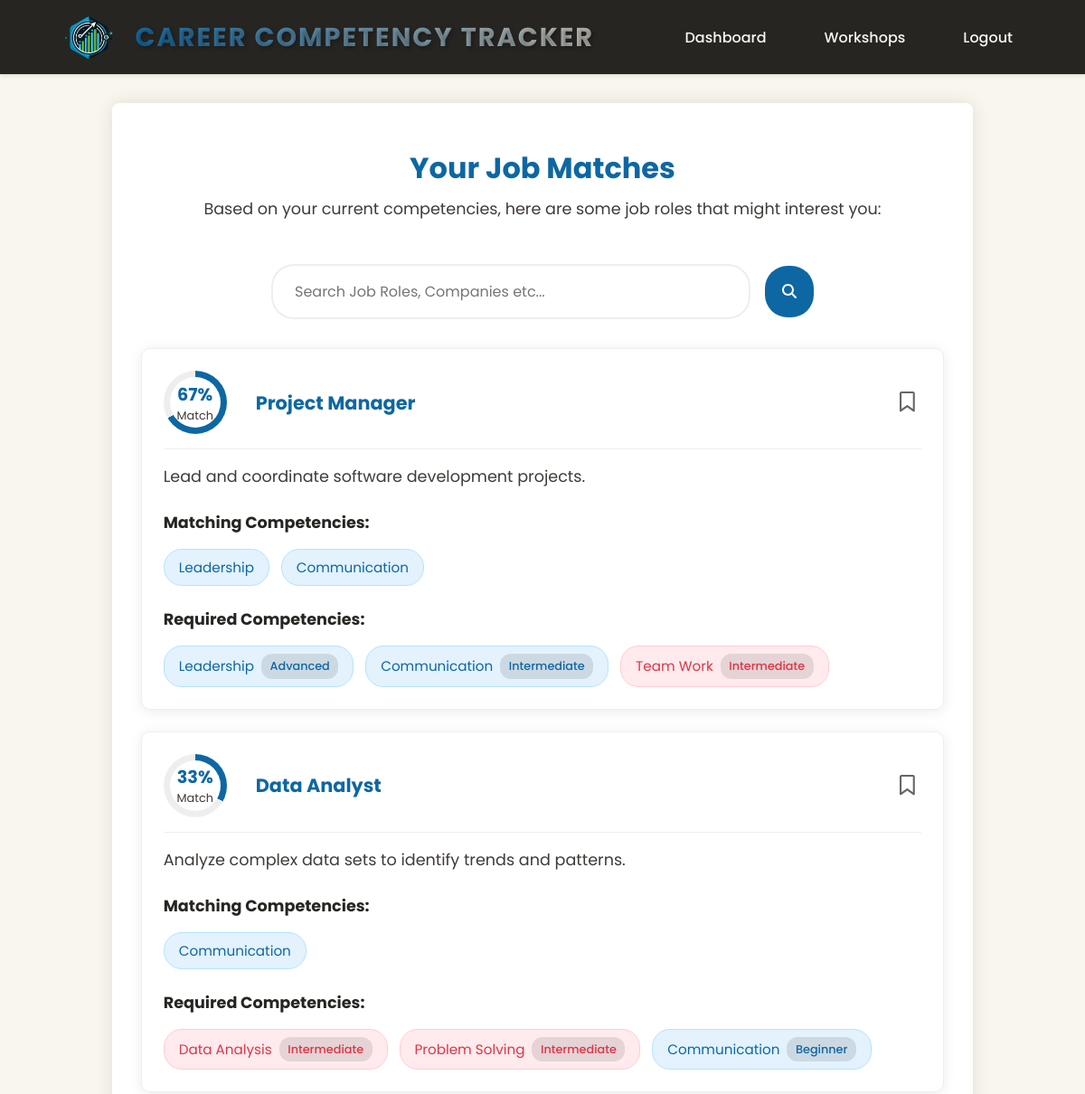
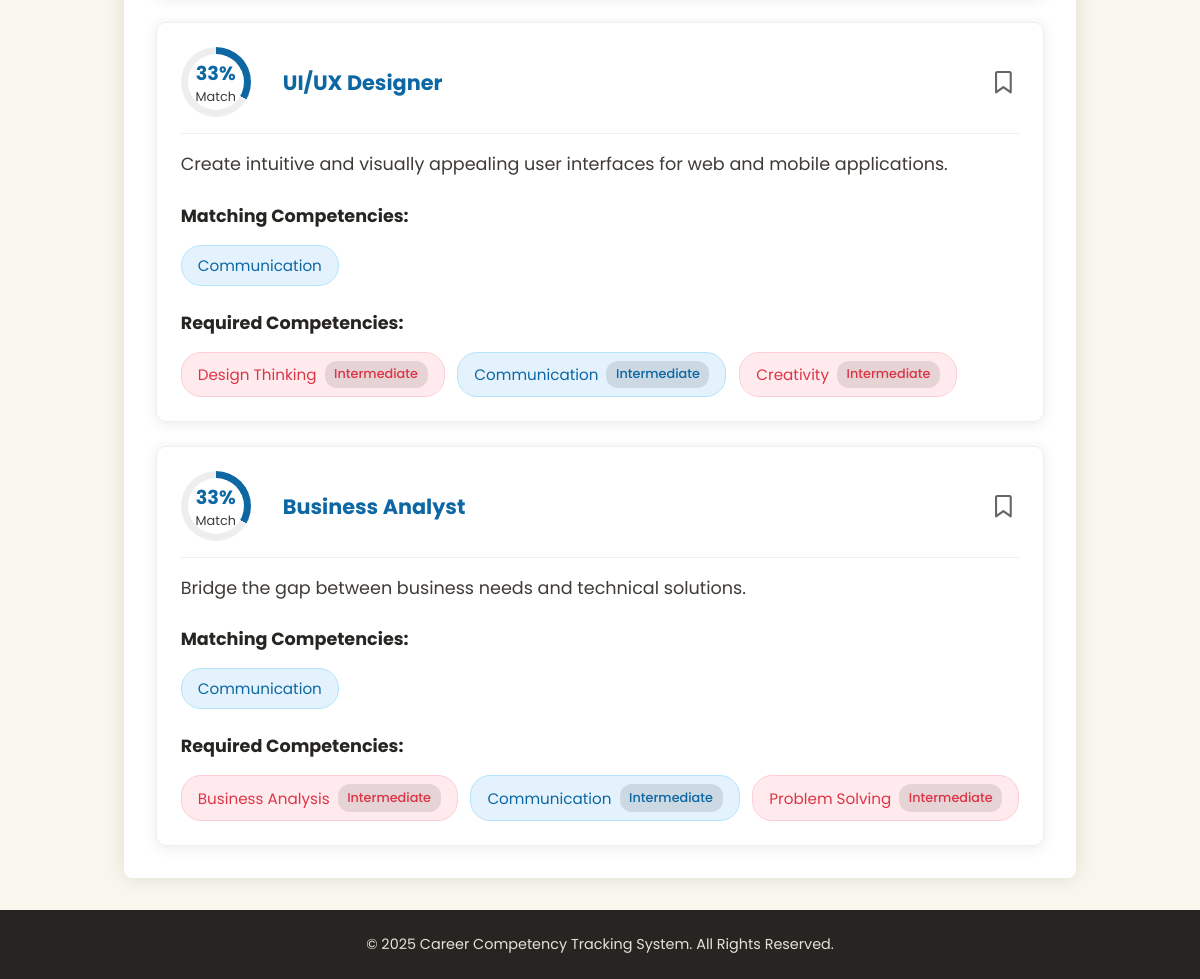
/job-matches (signed in), run on the app's committed database (2 pictures, top to bottom).
### App/models/job_roles.py (models this page shows)
class JobRole(db.Model):
    __tablename__ = 'job_roles'
    jobID = db.Column(db.Integer, primary_key=True)
    jobTitle = db.Column(db.String(100), nullable=False)
    jobDescription = db.Column(db.String(500))
    requiredRank = db.Column(db.Integer, default=1)
    dateAdded = db.Column(db.DateTime, default=datetime.utcnow)
    isActive = db.Column(db.Boolean, default=True)
    competencies = db.relationship('JobCompetency', backref='job_role', lazy=True, cascade='all, delete-orphan')
    def get_required_competencies(self):
        return [(jc.competency.name, jc.requiredRank) for jc in self.competencies if jc.competency]
    def calculate_match_score(self, student_competencies):
        if not student_competencies:
            return 0
        total_matches = 0
        required_competencies = self.get_required_competencies()
        for comp_name, required_rank in required_competencies:
            if comp_name in student_competencies:
                student_rank = student_competencies[comp_name].get('rank', 0)
                if student_rank >= required_rank:
                    total_matches += 1
        if not required_competencies:
            return 0
        return (total_matches / len(required_competencies)) * 100
    @staticmethod
    def get_matching_jobs(student):
        all_jobs = JobRole.query.filter_by(isActive=True).all()
        job_matches = []
        for job in all_jobs:
            match_score = job.calculate_match_score(student.competencies)
            if match_score > 0:  # Only include jobs with some match
                job_matches.append({
                    'job': job,
                    'score': match_score,
                    'matching_competencies': [
                        comp for comp, rank in job.get_required_competencies()
                        if comp in student.competencies and
                        student.competencies[comp].get('rank', 0) >= rank
                    ]
                })
        return sorted(job_matches, key=lambda x: x['score'], reverse=True)

### App/models/competency.py (models this page shows, shortened)
class Competency(db.Model):
    __tablename__ = 'competencies'
    id = db.Column(db.Integer, primary_key=True)
    name = db.Column(db.String(100), nullable=False)
    description = db.Column(db.String(500))
    created_at = db.Column(db.DateTime, default=datetime.utcnow)
    student_competencies = db.relationship('StudentCompetency', back_populates='competency', lazy=True, cascade='all, delete-orphan')

### App/views/dashboard.py (the view)
@dashboard_views.route('/job-matches')
@login_required
def job_matches():
    if current_user.user_type != 'student':
        flash('Only students can view job matches.', 'error')
        return redirect(url_for('dashboard_views.dashboard'))
    try:
        create_sample_jobs()
        student = Student.get_by_id(current_user.id)
        if not student:
            flash('Student account not found.', 'error')
            return redirect(url_for('dashboard_views.dashboard'))
        job_matches = JobRole.get_matching_jobs(student)
        return render_template('Html/jobMatches.html',
                             job_matches=job_matches,
                             user=student)
    except Exception as e:
        print(f"Error loading job matches: {e}")
        import traceback
        traceback.print_exc()
        flash('Error loading job matches.', 'error')
        return redirect(url_for('dashboard_views.dashboard'))

### App/models/student.py (called while the page is built, shortened)
    @property
    def competencies(self):
        return self._competencies

    @classmethod
    def get_by_id(cls, id):
        return cls.query.get(id)

### App/templates/Html/jobMatches.html (shortened to what this page needs)
<!DOCTYPE html>
<html lang="en">
<head>
    <link rel="stylesheet" href="{{ url_for('static', filename='Css/jobMatches.css') }}">
</head>
<body>
    <header>
        <div class="logo">
            <img src="{{ url_for('static', filename='Images/logo.png') }}" alt="Logo">
            <h1>Career Competency Tracker</h1>
        </div>
        <nav>
            <ul>
                <li><a href="{{ url_for('dashboard_views.dashboard') }}">Dashboard</a></li>
                <li><a href="{{ url_for('dashboard_views.workshops') }}">Workshops</a></li>
                <li><a href="{{ url_for('auth_views.logout_action') }}">Logout</a></li>
            </ul>
        </nav>
    </header>
    <main class="content">
        <section class="page-header">
            <h2>Your Job Matches</h2>
            <p>Based on your current competencies, here are some job roles that might interest you:</p>
        </section>
        <section class="search-section">
            <div class="search-container">
                <input type="text" id="searchBar" class="search-bar" placeholder="Search Job Roles, Companies etc...">
                <button class="search-button"><i class="fas fa-search"></i></button>
            </div>
        </section>
        <section class="jobs-section">
            {% if job_matches %}
                {% for match in job_matches %}
                    <div class="job-card" data-bookmarked="false">
                        <div class="job-header">
                            <div class="match-score">
                                <div class="score-circle" style="--score: {{ match.score }}">
                                    <span>{{ "%.0f"|format(match.score) }}%</span>
                                    <small>Match</small>
                                </div>
                            </div>
                            <span class="job-title">{{ match.job.jobTitle }}</span>
                            <button class="bookmark" onclick="toggleBookmark(this)"><i class="far fa-bookmark"></i></button>
                        </div>
                        <div class="job-content">
                            <p class="job-description">{{ match.job.jobDescription }}</p>
                            <div class="matching-competencies">
                                <h4>Matching Competencies:</h4>
                                <div class="competency-tags">
                                    {% for comp in match.matching_competencies %}
                                        <span class="competency-tag matched">{{ comp }}</span>
                                    {% endfor %}
                                </div>
                            </div>
                            <div class="required-competencies">
                                <h4>Required Competencies:</h4>
                                <div class="competency-tags">
                                    {% for comp, rank in match.job.get_required_competencies() %}
                                        <span class="competency-tag {% if comp in match.matching_competencies %}matched{% else %}unmatched{% endif %}">
                                            {{ comp }}
                                            <span class="rank-badge">
                                                {{ ['Beginner', 'Intermediate', 'Advanced'][rank-1] }}
                                            </span>
                                        </span>
                                    {% endfor %}
                                </div>
                            </div>
                        </div>
                    </div>
                {% endfor %}
            {% else %}
                <div class="no-matches">
                    <i class="fas fa-briefcase"></i>
                    <p>No job matches found. Keep building your competencies!</p>
                </div>
            {% endif %}
        </section>
    </main>
    <footer>
        <p>&copy; 2025 Career Competency Tracking System. All Rights Reserved.</p>
    </footer>
</body>
</html>

### data on the page
JobRole: job.jobTitle "Project Manager", job.jobDescription "Lead and coordinate software development projects."
Competency: name "Leadership", value "Advanced"
Competency: name "Communication", value "Intermediate", value "Beginner"
Competency: name "Team Work", value "Intermediate"
JobRole: job.jobTitle "Data Analyst", job.jobDescription "Analyze complex data sets to identify trends and patterns."
Competency: name "Data Analysis", value "Intermediate"
Competency: name "Problem Solving", value "Intermediate"
JobRole: job.jobTitle "UI/UX Designer", job.jobDescription "Create intuitive and visually appealing user interfaces for web and mobile applications."
Competency: name "Design Thinking", value "Intermediate"
Competency: name "Creativity", value "Intermediate"
JobRole: job.jobTitle "Business Analyst", job.jobDescription "Bridge the gap between business needs and technical solutions."
Competency: name "Business Analysis", value "Intermediate"

### other printed values
{{ "%.0f"|format(match.score) }} "67" "33" "33" "33"
